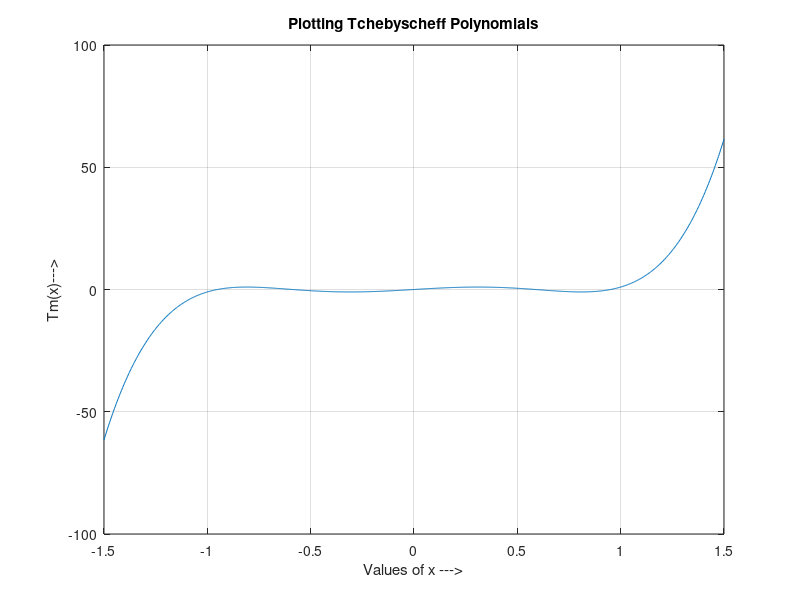

Here is the MATLAB script that generated this plot:
%PS 5.1 Plotting Tchebyscheff Polynomials of orders 5 and 6
% Written By Debagnik Kar 1804373

clc
clear all
close all

x=linspace(-1.5,1.5,1000)

m=input('Enter the value of order(m): ')

for i=1:1000
    if abs(x(i))<=1 
        y(i)=cos(m*acos(x(i)));
    else
        y(i)=cosh(m*acosh(x(i)));
    end
end
plot(x,y)
grid on

xlabel('Values of x --->')
ylabel('Tm(x)--->')

title('Plotting Tchebyscheff Polynomials')